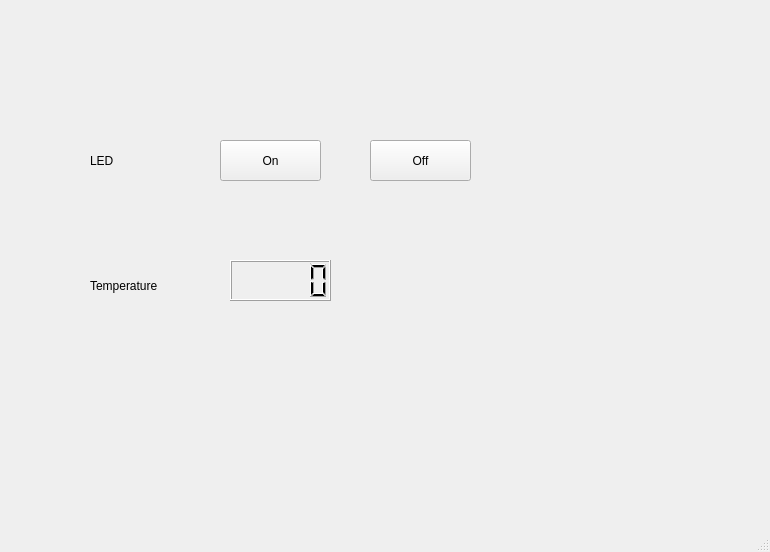
<?xml version="1.0" encoding="UTF-8"?>
<ui version="4.0">
 <class>MainWindow</class>
 <widget class="QMainWindow" name="MainWindow">
  <property name="geometry">
   <rect>
    <x>0</x>
    <y>0</y>
    <width>770</width>
    <height>552</height>
   </rect>
  </property>
  <property name="windowTitle">
   <string>MainWindow</string>
  </property>
  <widget class="QWidget" name="centralwidget">
   <widget class="QPushButton" name="led_on">
    <property name="geometry">
     <rect>
      <x>220</x>
      <y>140</y>
      <width>101</width>
      <height>41</height>
     </rect>
    </property>
    <property name="text">
     <string>On</string>
    </property>
   </widget>
   <widget class="QPushButton" name="led_off">
    <property name="geometry">
     <rect>
      <x>370</x>
      <y>140</y>
      <width>101</width>
      <height>41</height>
     </rect>
    </property>
    <property name="text">
     <string>Off</string>
    </property>
   </widget>
   <widget class="QLabel" name="label">
    <property name="geometry">
     <rect>
      <x>90</x>
      <y>140</y>
      <width>81</width>
      <height>41</height>
     </rect>
    </property>
    <property name="text">
     <string>LED</string>
    </property>
   </widget>
   <widget class="QLCDNumber" name="lcd_temperature">
    <property name="geometry">
     <rect>
      <x>230</x>
      <y>260</y>
      <width>101</width>
      <height>41</height>
     </rect>
    </property>
   </widget>
   <widget class="QLabel" name="label_2">
    <property name="geometry">
     <rect>
      <x>90</x>
      <y>270</y>
      <width>111</width>
      <height>31</height>
     </rect>
    </property>
    <property name="text">
     <string>Temperature</string>
    </property>
   </widget>
  </widget>
  <widget class="QMenuBar" name="menubar">
   <property name="geometry">
    <rect>
     <x>0</x>
     <y>0</y>
     <width>770</width>
     <height>21</height>
    </rect>
   </property>
  </widget>
  <widget class="QStatusBar" name="statusbar"/>
 </widget>
 <resources/>
 <connections/>
</ui>
